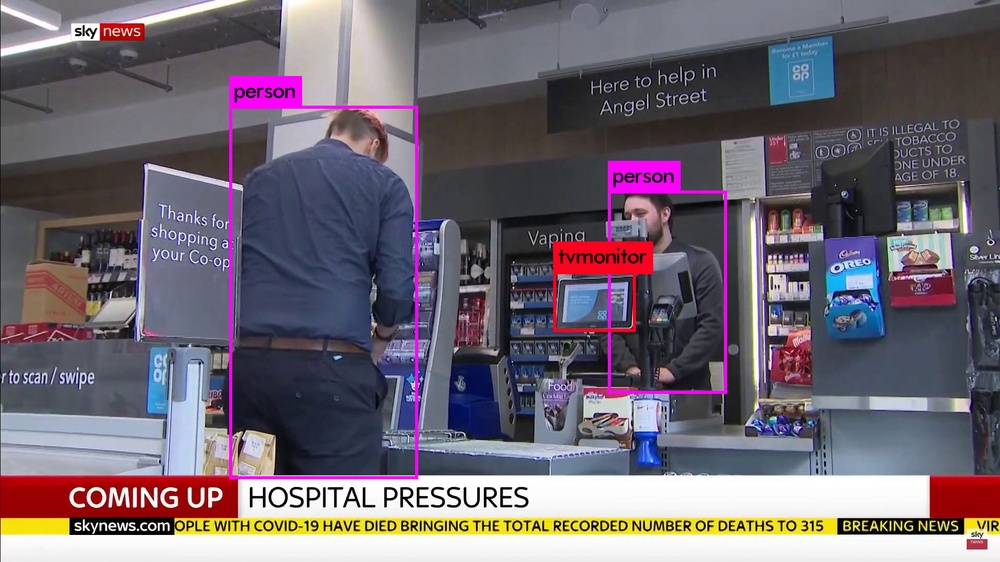
#> input picture src/object_detector/predictions.jpg, 1000 x 562 px, shrunk from 1920 x 1080 before the run
$ python runner.py --image ../object_detector/predictions.jpg   (older library calls are emulated)
#> lines starting #> are read from the running program, lines starting #| are printed output that depends on the picture
### src/canny_edge_detector/canny_edge_detector.py
from scipy import ndimage
from scipy.ndimage.filters import convolve

from scipy import misc
import numpy as np

class cannyEdgeDetector:
    def __init__(self, img, sigma=1, kernel_size=5, weak_pixel=75, strong_pixel=255, lowthreshold=0.05, highthreshold=0.15):
        self.img = img
        self.img_smoothed = None
        self.gradientMat = None
        self.thetaMat = None
        self.nonMaxImg = None
        self.thresholdImg = None
        self.weak_pixel = weak_pixel
        self.strong_pixel = strong_pixel
        self.sigma = sigma
        self.kernel_size = kernel_size
        self.lowThreshold = lowthreshold
        self.highThreshold = highthreshold
        return

    def gaussian_kernel(self, size, sigma=1):
        size = int(size) // 2
        x, y = np.mgrid[-size:size+1, -size:size+1]
        normal = 1 / (2.0 * np.pi * sigma**2)
        g =  np.exp(-((x**2 + y**2) / (2.0*sigma**2))) * normal
        return g

    def sobel_filters(self, img):
        Kx = np.array([[-1, 0, 1], [-2, 0, 2], [-1, 0, 1]], np.float32)
        Ky = np.array([[1, 2, 1], [0, 0, 0], [-1, -2, -1]], np.float32)

        Ix = ndimage.filters.convolve(img, Kx)
        Iy = ndimage.filters.convolve(img, Ky)

        G = np.hypot(Ix, Iy)
        G = G / G.max() * 255
        theta = np.arctan2(Iy, Ix)
        return (G, theta)


    def non_max_suppression(self, img, D):
        M, N = img.shape
        Z = np.zeros((M,N), dtype=np.int32)
        angle = D * 180. / np.pi
        angle[angle < 0] += 180


        for i in range(1,M-1):
            for j in range(1,N-1):
                try:
                    q = 255
                    r = 255

                   #angle 0
                    if (0 <= angle[i,j] < 22.5) or (157.5 <= angle[i,j] <= 180):
                        q = img[i, j+1]
                        r = img[i, j-1]
                    #angle 45
                    elif (22.5 <= angle[i,j] < 67.5):
                        q = img[i+1, j-1]
                        r = img[i-1, j+1]
                    #angle 90
                    elif (67.5 <= angle[i,j] < 112.5):
                        q = img[i+1, j]
                        r = img[i-1, j]
                    #angle 135
                    elif (112.5 <= angle[i,j] < 157.5):
                        q = img[i-1, j-1]
                        r = img[i+1, j+1]

                    if (img[i,j] >= q) and (img[i,j] >= r):
                        Z[i,j] = img[i,j]
                    else:
                        Z[i,j] = 0


                except IndexError as e:
                    pass

        return Z

    def threshold(self, img):

        highThreshold = img.max() * self.highThreshold
        lowThreshold = highThreshold * self.lowThreshold

        M, N = img.shape
        res = np.zeros((M,N), dtype=np.int32)

        weak = np.int32(self.weak_pixel)
        strong = np.int32(self.strong_pixel)

        strong_i, strong_j = np.where(img >= highThreshold)
        zeros_i, zeros_j = np.where(img < lowThreshold)

        weak_i, weak_j = np.where((img <= highThreshold) & (img >= lowThreshold))

        res[strong_i, strong_j] = strong
        res[weak_i, weak_j] = weak

        return (res)

    def hysteresis(self, img):

        M, N = img.shape
        weak = self.weak_pixel
        strong = self.strong_pixel

        for i in range(1, M-1):
            for j in range(1, N-1):
                if (img[i,j] == weak):
                    try:
                        if ((img[i+1, j-1] == strong) or (img[i+1, j] == strong) or (img[i+1, j+1] == strong)
                            or (img[i, j-1] == strong) or (img[i, j+1] == strong)
                            or (img[i-1, j-1] == strong) or (img[i-1, j] == strong) or (img[i-1, j+1] == strong)):
                            img[i, j] = strong
                        else:
                            img[i, j] = 0
                    except IndexError as e:
                        pass

        return img

    def detect(self):
        self.img_smoothed = convolve(self.img, self.gaussian_kernel(self.kernel_size, self.sigma))
        self.gradientMat, self.thetaMat = self.sobel_filters(self.img_smoothed)
        self.nonMaxImg = self.non_max_suppression(self.gradientMat, self.thetaMat)
        self.thresholdImg = self.threshold(self.nonMaxImg)
        self.img_final = self.hysteresis(self.thresholdImg)

        return self.img_final

### src/canny_edge_detector/runner.py
# source: https://github.com/FienSoP/canny_edge_detector

import canny_edge_detector as ced
import numpy as np
from PIL import Image
import math, copy, cv2
import argparse
import numpy as np
import skimage
import matplotlib.pyplot as plt
import matplotlib.image as mpimg
import os
import scipy.misc as sm

ap = argparse.ArgumentParser()
ap.add_argument('-i', '--image', required=True, help='path to input image')

def rgb2gray(rgb):
    r, g, b = rgb[:,:,0], rgb[:,:,1], rgb[:,:,2]
    gray = 0.2989 * r + 0.5870 * g + 0.1140 * b
    return gray

def load_data(filename):
    '''
    Load images from the "faces_imgs" directory
    Images are in JPG and we convert it to gray scale images
    '''
    img = None
    if os.path.isfile(filename):
        img = mpimg.imread(filename)
        img = rgb2gray(img)
    else:
        print('The input file is not an image or not exits')
    return img


def visualize(img, format=None, gray=False):
    if img.shape[0] == 3:
        img = img.transpose(1,2,0)

    fig = plt.figure(frameon=False)
    fig.set_size_inches(img.shape[1]/100,img.shape[0]/100)
    ax = plt.Axes(fig, [0., 0., 1., 1.])
    ax.set_axis_off()
    fig.add_axes(ax)

    ax.imshow(img, format, aspect='auto')
    fig.savefig('./src/detection_results/canny_edge.png')


def main():
    args = ap.parse_args()
    img = load_data(args.image)
#> in load_data, img is the input picture: shape (562, 1000, 3); mean R, G, B 111.8, 102.7, 113.5
#> in rgb2gray, `r, g, b = rgb[:,:,0], rgb[:,:,1], rgb[:,:,2]`:
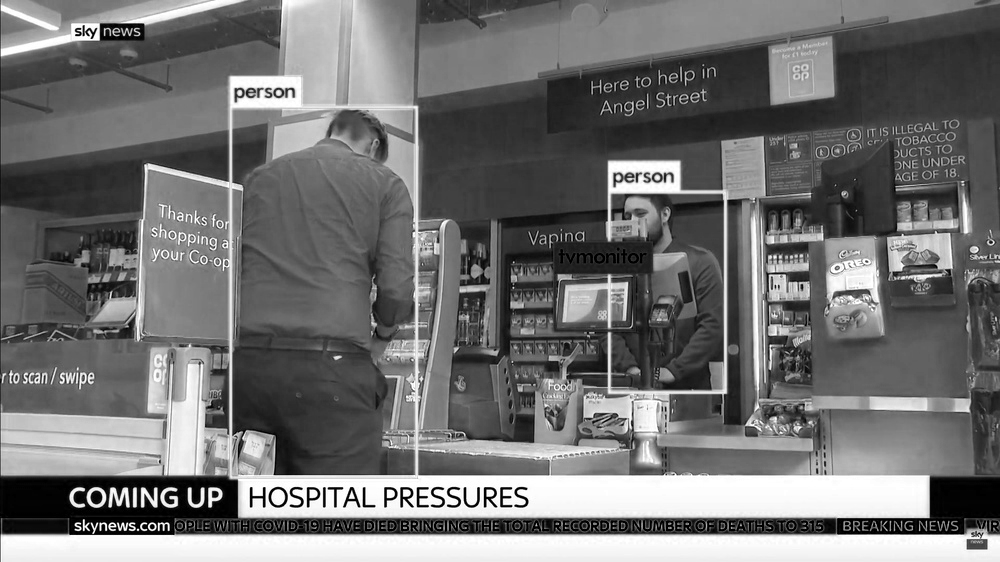
#> b: shape (562, 1000); min 0, max 255, mean 113.5

    detector = ced.cannyEdgeDetector(img, sigma=1.4, kernel_size=5,
        lowthreshold=0.01, highthreshold=0.1, weak_pixel=100)

    detected = detector.detect()
#> in detect, `self.img_smoothed = convolve(self.img, self.gaussian_kernel(self.kerne..`:
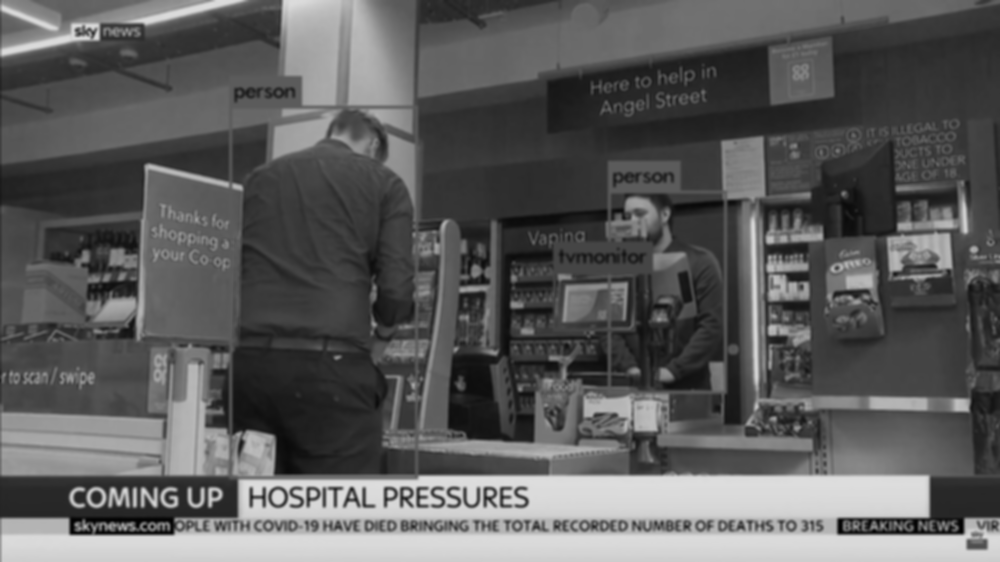
#> self.img_smoothed: shape (562, 1000) float64; min 2.03, max 221.5, mean 92.6
#> in sobel_filters, `Iy = ndimage.filters.convolve(img, Ky)`:
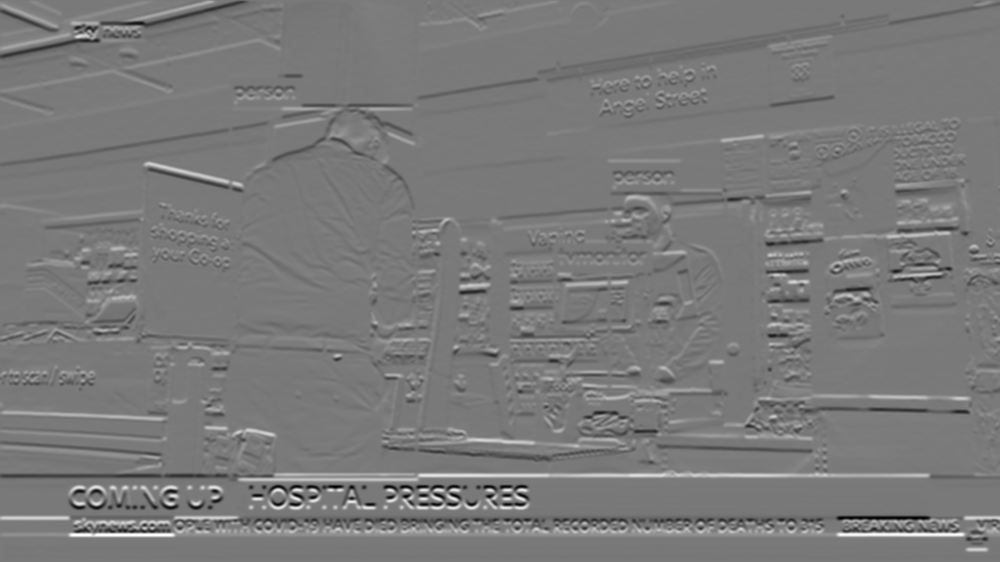
#> Iy: shape (562, 1000) float64; min -428.9, max 469.1, mean 1.4; drawn with min black and max white
#> in sobel_filters, `theta = np.arctan2(Iy, Ix)`:
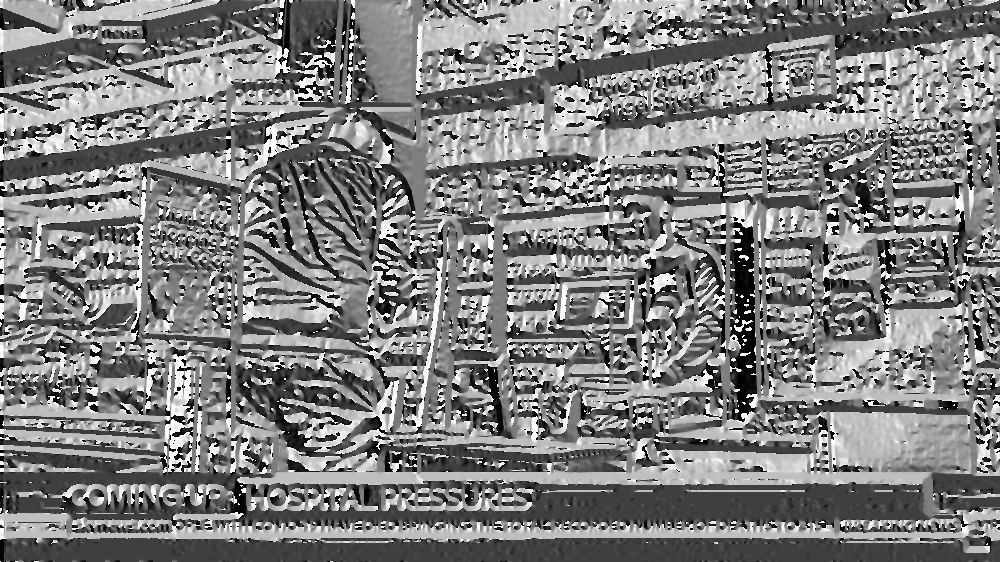
#> theta: shape (562, 1000) float64; min -3.14, max 3.14, mean -0.00263; drawn with min black and max white
#> in non_max_suppression, `angle[angle < 0] += 180`:
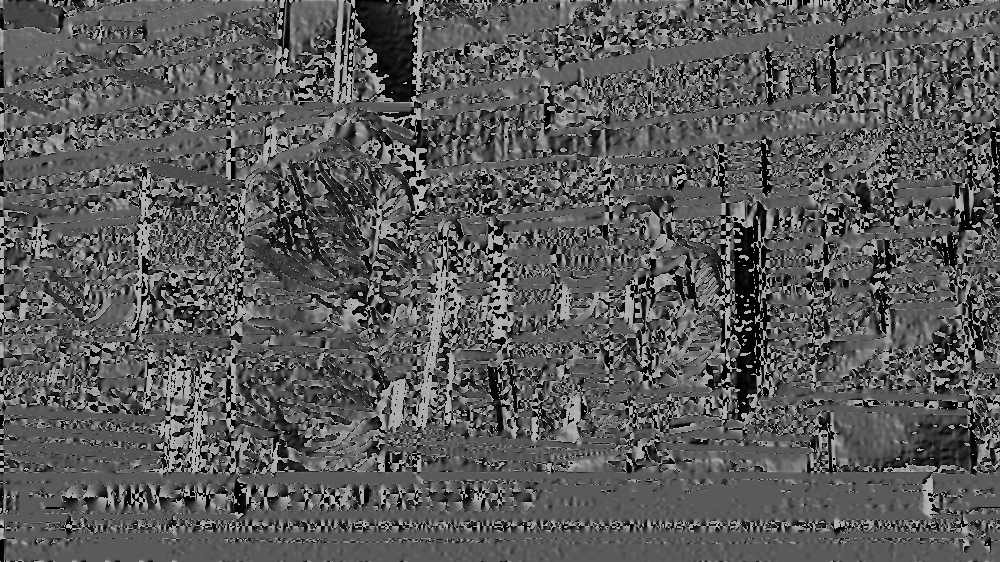
#> angle: shape (562, 1000) float64; min 0, max 180, mean 90.2
#> after the loop in non_max_suppression, `for i in range(1,M-1):`:
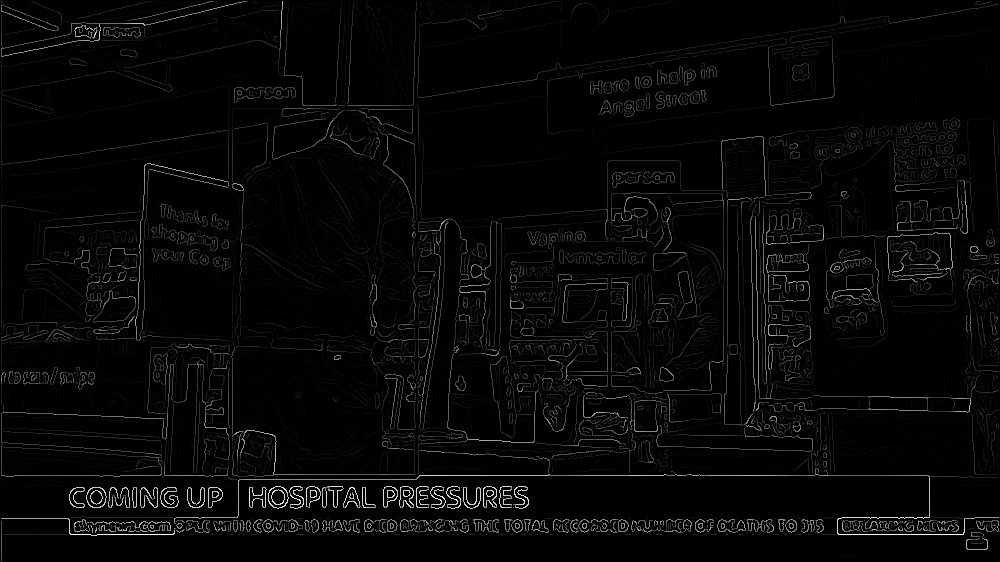
#> Z: shape (562, 1000) int32; min 0, max 255, mean 6.9
#> in threshold, `highThreshold = img.max() * self.highThreshold`: highThreshold = 25.5
#> in threshold, `lowThreshold = highThreshold * self.lowThreshold`: lowThreshold = 0.255
#> after the loop in hysteresis, `for i in range(1, M-1):`:
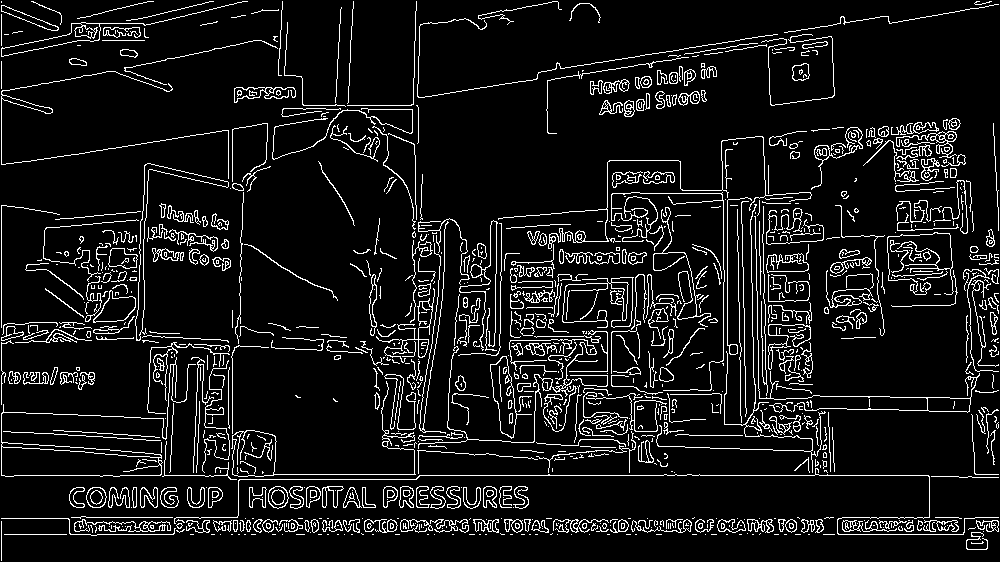
#> img: shape (562, 1000) int32; 8.9% white in thin lines or dots
    visualize(detected, 'gray')


if __name__ == '__main__':
    main()
